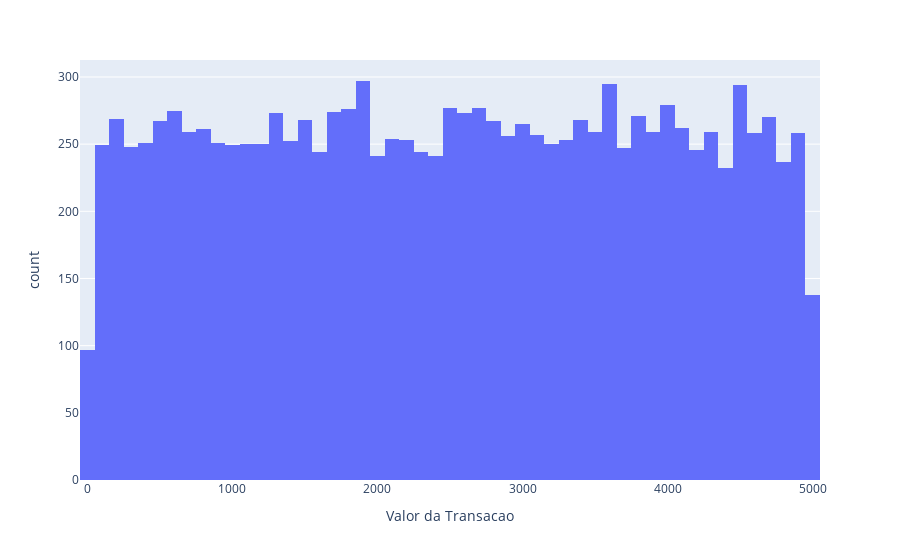

Notebook source saved alongside this figure:
### Code cell
px.histogram(df_transacoes,x='Valor da Transacao')

### Figure 1 — Plotly figure (JSON) as saved in the notebook; plotly's stock layout.template omitted (floating-point values rounded to 4 significant figures; data arrays with more than 128 entries replaced by an {"elided": "..."} marker saying what was removed)
{"data": [{"bingroup": "x", "hovertemplate": "Valor da Transacao=%{x}<br>count=%{y}<extra></extra>", "legendgroup": "", "marker": {"color": "#636efa", "pattern": {"shape": ""}}, "name": "", "orientation": "v", "showlegend": false, "type": "histogram", "x": {"elided": "13000 float values"}, "xaxis": "x", "yaxis": "y"}], "layout": {"barmode": "relative", "legend": {"tracegroupgap": 0}, "margin": {"t": 60}, "xaxis": {"anchor": "y", "domain": [0, 1], "title": {"text": "Valor da Transacao"}}, "yaxis": {"anchor": "x", "domain": [0, 1], "title": {"text": "count"}}}}
